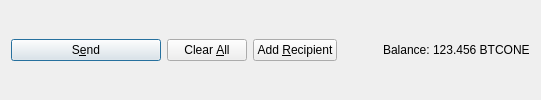
           <widget class="QFrame" name="frame_Send">
            <layout class="QHBoxLayout" name="horizontalLayout">
             <property name="topMargin">
              <number>6</number>
             </property>
             <property name="bottomMargin">
              <number>6</number>
             </property>
             <item>
              <widget class="QPushButton" name="sendButton">
               <property name="minimumSize">
                <size>
                 <width>150</width>
                 <height>0</height>
                </size>
               </property>
               <property name="toolTip">
                <string>Confirm the send action</string>
               </property>
               <property name="text">
                <string>S&amp;end</string>
               </property>
               <property name="icon">
                <iconset resource="../bitcoinone.qrc">
                 <normaloff>:/icons/send</normaloff>:/icons/send</iconset>
               </property>
               <property name="autoDefault">
                <bool>false</bool>
               </property>
               <property name="default">
                <bool>true</bool>
               </property>
              </widget>
             </item>
             <item>
              <widget class="QPushButton" name="clearButton">
               <property name="sizePolicy">
                <sizepolicy hsizetype="Minimum" vsizetype="Fixed">
                 <horstretch>0</horstretch>
                 <verstretch>0</verstretch>
                </sizepolicy>
               </property>
               <property name="toolTip">
                <string>Clear all fields of the form.</string>
               </property>
               <property name="text">
                <string>Clear &amp;All</string>
               </property>
               <property name="icon">
                <iconset resource="../bitcoinone.qrc">
                 <normaloff>:/icons/remove</normaloff>:/icons/remove</iconset>
               </property>
               <property name="autoDefault">
                <bool>false</bool>
               </property>
              </widget>
             </item>
             <item>
              <widget class="QPushButton" name="addButton">
               <property name="toolTip">
                <string>Send to multiple recipients at once</string>
               </property>
               <property name="text">
                <string>Add &amp;Recipient</string>
               </property>
               <property name="icon">
                <iconset resource="../bitcoinone.qrc">
                 <normaloff>:/icons/add</normaloff>:/icons/add</iconset>
               </property>
               <property name="autoDefault">
                <bool>false</bool>
               </property>
              </widget>
             </item>
             <item>
              <spacer name="horizontalSpacer">
               <property name="orientation">
                <enum>Qt::Horizontal</enum>
               </property>
               <property name="sizeHint" stdset="0">
                <size>
                 <width>40</width>
                 <height>20</height>
                </size>
               </property>
              </spacer>
             </item>
             <item>
              <layout class="QHBoxLayout" name="horizontalLayout_2">
               <property name="spacing">
                <number>3</number>
               </property>
               <item>
                <widget class="QLabel" name="label">
                 <property name="text">
                  <string>Balance:</string>
                 </property>
                </widget>
               </item>
               <item>
                <widget class="QLabel" name="labelBalance">
                 <property name="sizePolicy">
                  <sizepolicy hsizetype="Preferred" vsizetype="Fixed">
                   <horstretch>0</horstretch>
                   <verstretch>0</verstretch>
                  </sizepolicy>
                 </property>
                 <property name="cursor">
                  <cursorShape>IBeamCursor</cursorShape>
                 </property>
                 <property name="text">
                  <string notr="true">123.456 BTCONE</string>
                 </property>
                 <property name="textInteractionFlags">
                  <set>Qt::LinksAccessibleByMouse|Qt::TextSelectableByKeyboard|Qt::TextSelectableByMouse</set>
                 </property>
                </widget>
               </item>
              </layout>
             </item>
            </layout>
           </widget>
